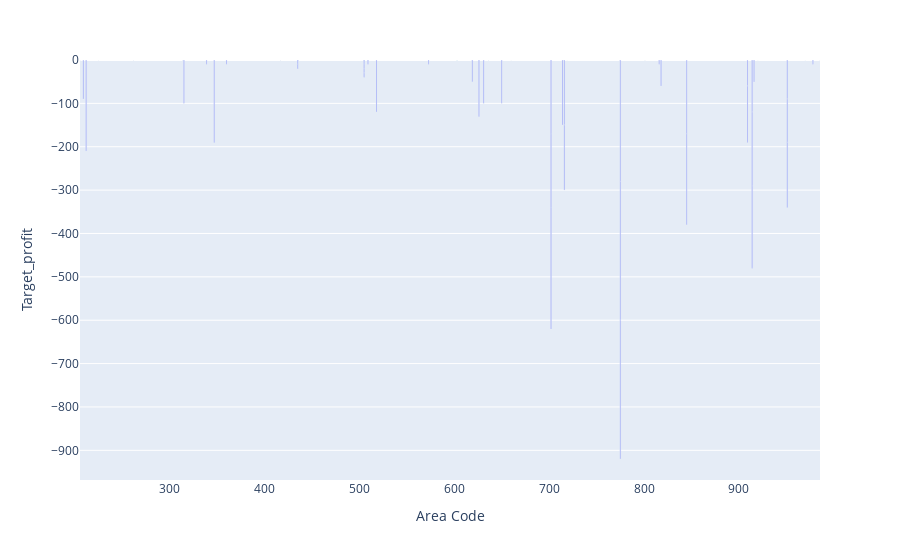

Source (notebook cell):
### Code cell
import plotly.express as px

# Criei o gráfico de barras usando o Plotly para visualizar as metas negativas das lojas
fig = px.bar(negative_profit, x="Area Code", y="Target_profit")

# Exiba o gráfico
fig.show()

### Figure 1 — Plotly figure (JSON) as saved in the notebook; plotly's stock layout.template omitted (floating-point values rounded to 4 significant figures)
{"data": [{"alignmentgroup": "True", "hovertemplate": "Area Code=%{x}<br>Target_profit=%{y}<extra></extra>", "legendgroup": "", "marker": {"color": "#636efa", "pattern": {"shape": ""}}, "name": "", "offsetgroup": "", "orientation": "v", "showlegend": false, "textposition": "auto", "type": "bar", "x": [603, 339, 970, 435, 206, 920, 774, 225, 985, 719, 314, 509, 603, 435, 314, 660, 573, 801, 636, 314, 417, 435, 573, 417, 636, 573, 505, 715, 801, 603, 603, 505, 435, 505, 435, 603, 262, 715, 314, 715, 573, 435, 435, 435, 262, 505, 314, 603, 978, 573, 360, 435, 509, 435, 505, 816, 505, 339, 505, 505, 916, 619, 818, 909, 951, 209, 650, 631, 951, 315, 914, 518, 909, 626, 716, 714, 716, 951, 702, 702, 845, 914, 914, 347, 845, 212, 702, 775, 775, 775], "xaxis": "x", "y": [0, 0, 0, 0, 0, 0, 0, 0, 0, 0, 0, 0, 0, 0, 0, 0, 0, 0, 0, 0, 0, 0, 0, 0, 0, 0, 0, 0, 0, 0, 0, 0, 0, 0, 0, 0, 0, 0, 0, 0, 0, 0, 0, 0, 0, 0, 0, 0, -10, -10, -10, -10, -10, -10, -10, -10, -10, -10, -10, -10, -50, -50, -60, -60, -90, -90, -100, -100, -100, -100, -120, -120, -130, -130, -150, -150, -150, -150, -170, -170, -170, -170, -190, -190, -210, -210, -280, -280, -320, -320], "yaxis": "y"}], "layout": {"barmode": "relative", "legend": {"tracegroupgap": 0}, "margin": {"t": 60}, "xaxis": {"anchor": "y", "domain": [0, 1], "title": {"text": "Area Code"}}, "yaxis": {"anchor": "x", "domain": [0, 1], "title": {"text": "Target_profit"}}}}
